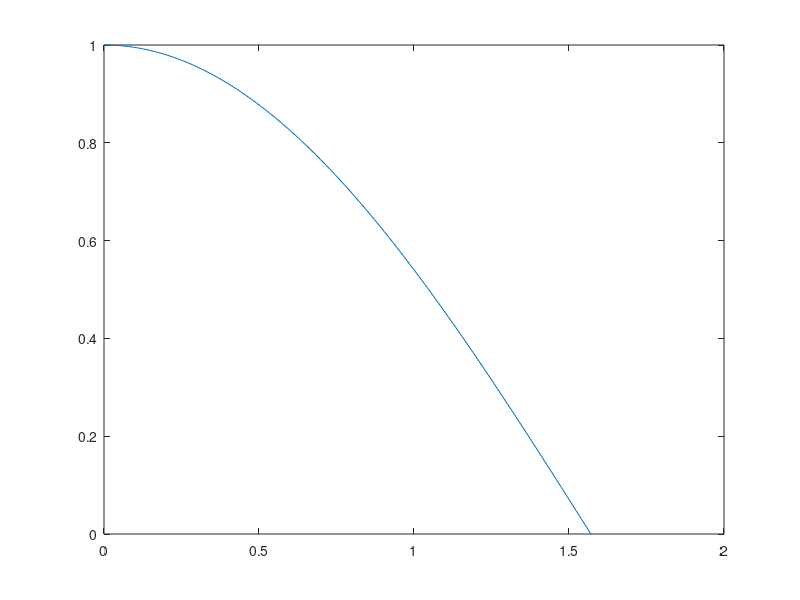

Here is the MATLAB script that generated this plot:
%section 3.1 C #18

x = linspace(0, pi/2, 100)
  
disp(x);

for k = 1:100;
  y(k) = cos(x(k));
end

disp(y);

plot(x,y);


m = y(2);

disp(m);
